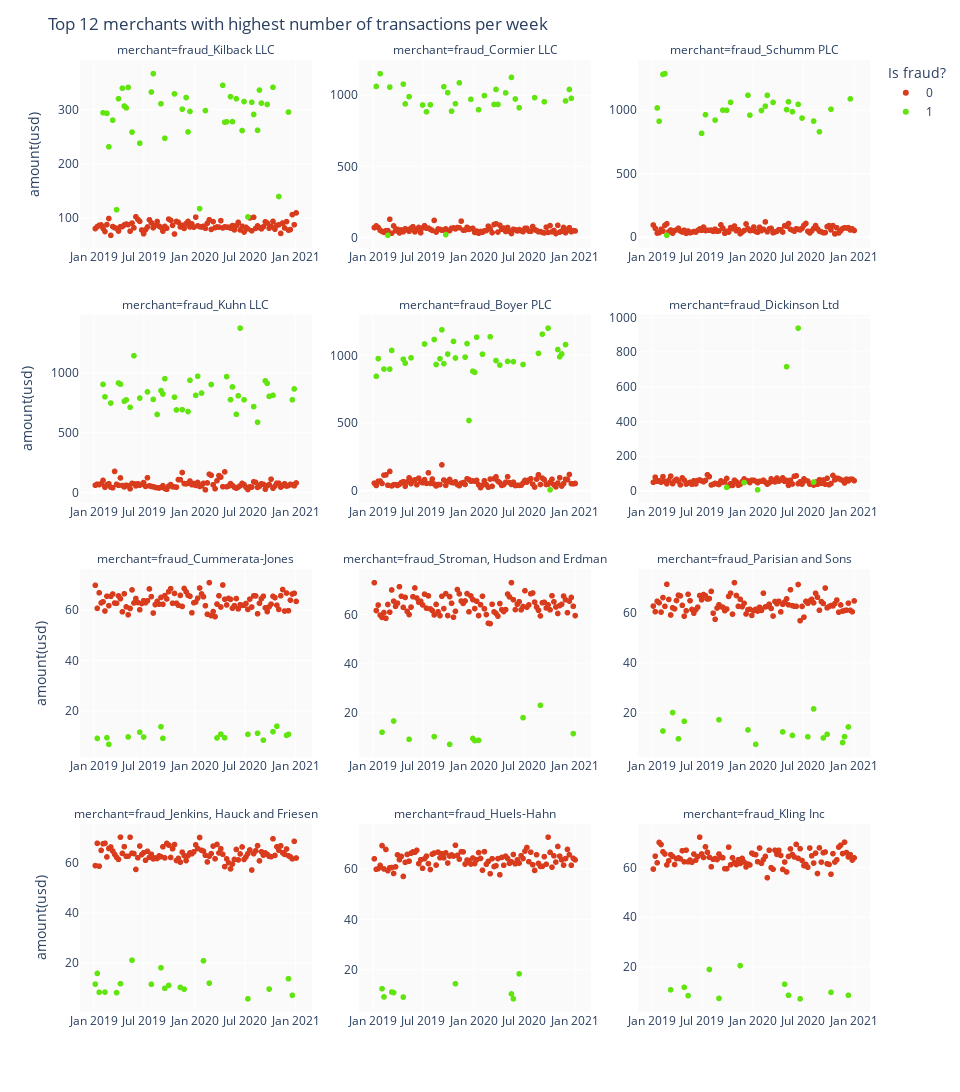

This figure's notebook cell:
### Code cell
# Specified list of 10 business with the highest number of transactions.
top12_merchants = df_train.merchant.value_counts()[:12]
df_ = df_train.groupby(by=[pd.Grouper(key="transaction_time", freq="1W"),'is_fraud',
                           'merchant']).agg({"amount(usd)":'mean',"transaction_id":"count"}).reset_index()
df_ = df_[df_.merchant.isin(top12_merchants.index)]
fig = px.scatter(df_,
        x='transaction_time',
        y='amount(usd)',
        color='is_fraud',
        facet_col ='merchant',
        facet_col_wrap=3,
        facet_col_spacing=.06,
        category_orders={'merchant': top12_merchants.index}, # order the subplots
        color_discrete_map={1:'#61E50F', 0:'#D93C1D'}
)
fig.update_layout(height=1200,
                  width=960,
                  title='Top 12 merchants with highest number of transactions per week',
                  legend=dict(title='Is fraud?'),
                  plot_bgcolor='#fafafa'
                 )
fig.update_yaxes(matches=None)
fig.for_each_yaxis(lambda yaxis: yaxis.update(showticklabels=True))
fig.for_each_xaxis(lambda xaxis: xaxis.update(showticklabels=True, title=''))
fig.show();
